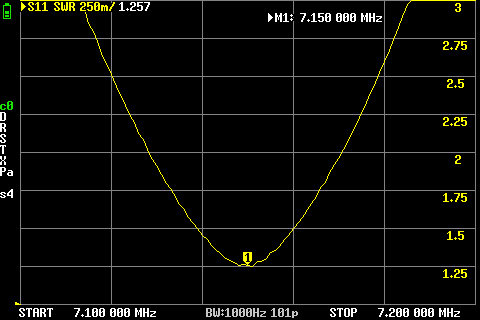
#> input picture src/antennen/square_1m_EA4AGY/vna_screenshot/40m_swr.png, 480 x 320 px
$ python 40m_data_new.py
#> lines starting #> are read from the running program, lines starting #| are printed output that depends on the picture
### src/antennen/square_1m_EA4AGY/vna_screenshot/bandwith_from_swr.py
"""Reusable SWR overlay: fit parallel RLC to two measurement points and plot.
AI generated."""

from __future__ import annotations

import os
from dataclasses import dataclass
from typing import Any

import matplotlib

matplotlib.use("Agg")
import matplotlib.pyplot as plt
import numpy as np
from PIL import Image


@dataclass(frozen=True)
class SWRInfos:
    image_path: str  # absolute path to the NanoVNA screenshot JPG
    left_0_1: (
        float  # plot area boundaries as fractions 0..1 (x: left→right, y: top→bottom)
    )
    right_0_1: float
    top_0_1: float
    bottom_0_1: float
    freq_min_hz: float  # x-axis range in Hz
    freq_max_hz: float
    swr_min_axis: float  # y-axis range
    swr_max_axis: float
    point_min_hz: float  # resonance: SWR minimum (delta=0)
    point_min_swr: float
    point_arb_hz: float  # arbitrary off-resonance point
    point_arb_swr: float


def solve_Q(
    Rpar: float, f0: float, f_free: float, swr_free: float, Z0: float = 50.0
) -> float:
    gam = (swr_free - 1) / (swr_free + 1)
    delta_sq = (gam**2 * (Rpar + Z0) ** 2 - (Rpar - Z0) ** 2) / (Z0**2 * (1 - gam**2))
    x = f_free / f0 - f0 / f_free
    return np.sqrt(delta_sq) / abs(x)


def swr_parallel_rlc(
    freqs: np.ndarray, Rpar: float, f0: float, Q: float, Z0: float = 50.0
) -> np.ndarray:
    delta = Q * (freqs / f0 - f0 / freqs)
    gam_sq = ((Rpar - Z0) ** 2 + Z0**2 * delta**2) / (
        (Rpar + Z0) ** 2 + Z0**2 * delta**2
    )
    return (1 + np.sqrt(gam_sq)) / (1 - np.sqrt(gam_sq))


def plot_swr_overlay(infos: SWRInfos, Z0: float = 50.0, DPI: int = 100) -> None:
#> called with Z0 = 50, DPI = 100
    output_svg = os.path.splitext(infos.image_path)[0] + ".svg"
    img = Image.open(infos.image_path)
#> img is the input picture: PIL image 480x320 RGB; mean R, G, B 11.1, 11.2, 8.4
    W, H = img.size
#> W = 480; H = 320

    fig = plt.figure(figsize=(W / DPI, H / DPI), dpi=DPI)

    ax_bg = fig.add_axes((0, 0, 1, 1))
    ax_bg.imshow(
        np.array(img),
        aspect="auto",
        origin="upper",
        extent=(0.0, float(W), float(H), 0.0),
    )
    ax_bg.set_xlim(0, W)
    ax_bg.set_ylim(H, 0)
    ax_bg.axis("off")

    left = infos.left_0_1
    bottom = 1.0 - infos.bottom_0_1  # matplotlib origin is bottom-left
    width = infos.right_0_1 - infos.left_0_1
    height = infos.bottom_0_1 - infos.top_0_1

    ax = fig.add_axes((left, bottom, width, height))
    ax.set_xlim(infos.freq_min_hz, infos.freq_max_hz)
    ax.set_ylim(infos.swr_min_axis, infos.swr_max_axis)
    ax.set_xticks([])
    ax.set_yticks([])
    ax.patch.set_alpha(0)
    for spine in ax.spines.values():
        spine.set_edgecolor("red")
        spine.set_linewidth(2)

    f0 = infos.point_min_hz
    swr_min = infos.point_min_swr
    f_free = infos.point_arb_hz
    swr_free = infos.point_arb_swr

    Rpar_small = Z0 / swr_min  # undercoupled: Rpar < Z0  (blue)
    Rpar_large = Z0 * swr_min  # overcoupled:  Rpar > Z0  (red)

    freqs = np.linspace(infos.freq_min_hz, infos.freq_max_hz, 1000)
    results = []
    for Rpar, color, lw, ls in [
        (Rpar_large, "red", 3, "-"),
        (Rpar_small, "blue", 3, ":"),
    ]:
        Q = solve_Q(Rpar, f0, f_free, swr_free)
        L_val = Rpar / (2 * np.pi * f0 * Q)
        C_val = Q / (2 * np.pi * f0 * Rpar)
        B = f0 / Q
        results.append({"Rpar": Rpar, "B": B})
        print(
            f"Rpar={Rpar:.2f} Ω  Q={Q:.1f}  L={L_val * 1e6:.3f} µH  C={C_val * 1e12:.1f} pF  B={B:.0f} Hz"
        )
        ax.plot(
            freqs,
            swr_parallel_rlc(freqs, Rpar, f0, Q),
            color=color,
            linewidth=lw,
            linestyle=ls,
            alpha=0.4,
            dashes=(1, 6) if color == "blue" else (None, None),
        )

    x0 = infos.freq_min_hz + 0.015 * (infos.freq_max_hz - infos.freq_min_hz)
    swr0 = infos.swr_min_axis + 0.06
    swr_step = (infos.swr_max_axis - infos.swr_min_axis) * 0.085
    fontsize = round(24 * W / 1553)
#> fontsize = 7
    kw: dict[str, Any] = {
        "fontsize": fontsize,
        "verticalalignment": "bottom",
        "bbox": {"facecolor": "white", "alpha": 0.6, "edgecolor": "none"},
    }
    combined_text = "\n".join(
        [
            f"Rpar_1={results[1]['Rpar']:.0f} Ohm",
            f"B_unloaded_1={results[1]['B']:.0f} Hz",
            f"Rpar_2={results[0]['Rpar']:.0f} Ohm",
            f"B_unloaded_2={results[0]['B']:.0f} Hz",
            f"swr min: {infos.point_min_swr:.2f} @ {infos.point_min_hz / 1e6:.3f} MHz",
        ]
    )
    ax.text(
        x0,
        swr0,
        combined_text,
        color="black",
        ha="left",
        va="bottom",
        linespacing=1.35,
        **kw,
    )

    fig.savefig(output_svg, dpi=DPI, bbox_inches=None, format="svg", transparent=True)
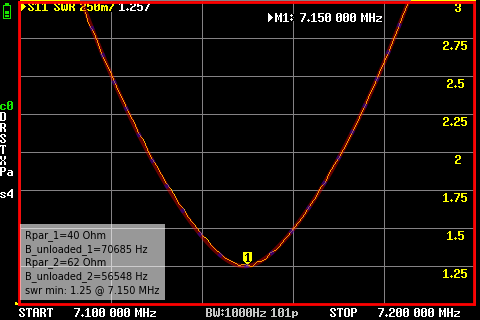
#> figure drawn by matplotlib, 2 panels
    plt.close(fig)
    print(f"Saved {output_svg}")

### src/antennen/square_1m_EA4AGY/vna_screenshot/40m_data_new.py
import os

from antennen.square_1m_EA4AGY.vna_screenshot.bandwith_from_swr import (
    SWRInfos,
    plot_swr_overlay,
)

THIS_DIR = os.path.dirname(os.path.abspath(__file__))

infos_20m = SWRInfos(
    image_path=os.path.join(THIS_DIR, "40m_swr.png"),
    left_0_1=60 / 1553,
    right_0_1=1535 / 1553,
    top_0_1=5 / 1041,
    bottom_0_1=0.95,
    freq_min_hz=7_100_000,
    freq_max_hz=7_200_000,
    swr_min_axis=1.0,
    swr_max_axis=3.0,
    point_min_hz=7149600,
    point_min_swr=1.25,
    point_arb_hz=7114500,
    point_arb_swr=2.95,
)

if __name__ == "__main__":
    plot_swr_overlay(infos_20m)

$ run again, with src/antennen/square_1m_EA4AGY/vna_screenshot/20m_swr.png copied over src/antennen/square_1m_EA4AGY/vna_screenshot/40m_swr.png
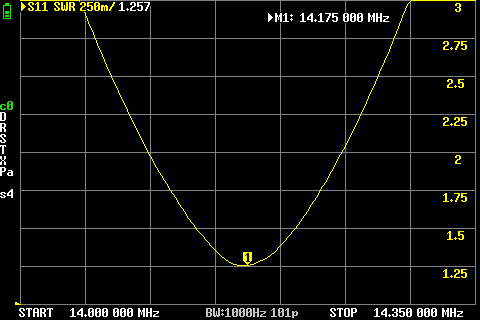
#> input picture src/antennen/square_1m_EA4AGY/vna_screenshot/20m_swr.png, 480 x 320 px
#> in plot_swr_overlay, img is the input picture: PIL image 480x320 RGB; mean R, G, B 11.8, 11.9, 9
#> in plot_swr_overlay, `fig.savefig(output_svg, dpi=DPI, bbox_inches=None, format="svg", trans..`:
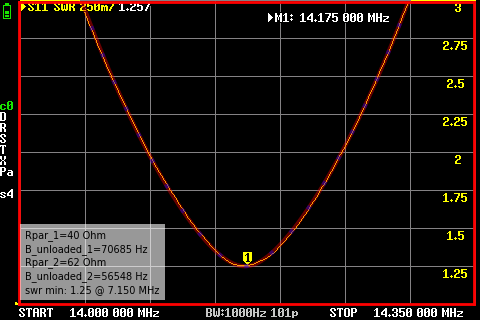
#> figure drawn by matplotlib, 2 panels

$ run again, with src/antennen/square_1m_EA4AGY/vna_screenshot/20m_smith.png copied over src/antennen/square_1m_EA4AGY/vna_screenshot/40m_swr.png
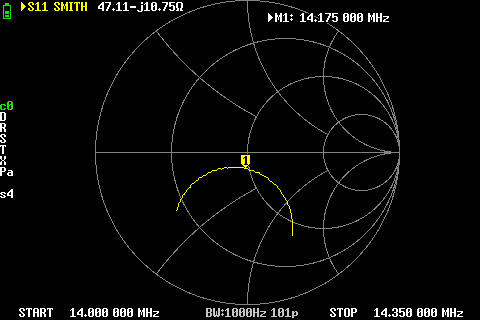
#> input picture src/antennen/square_1m_EA4AGY/vna_screenshot/20m_smith.png, 480 x 320 px
#> in plot_swr_overlay, img is the input picture: PIL image 480x320 RGB; mean R, G, B 7.7, 7.8, 6.9
#> in plot_swr_overlay, `fig.savefig(output_svg, dpi=DPI, bbox_inches=None, format="svg", trans..`:
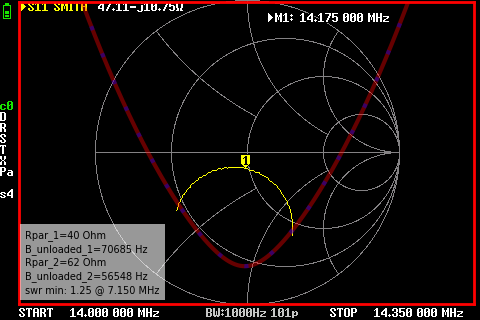
#> figure drawn by matplotlib, 2 panels
